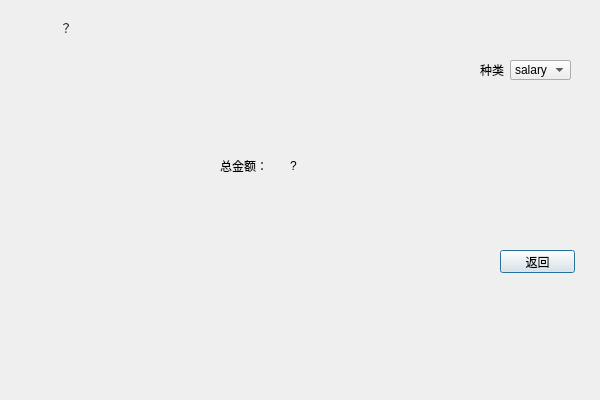
<?xml version="1.0" encoding="UTF-8"?>
<ui version="4.0">
 <class>search_by_sort</class>
 <widget class="QDialog" name="search_by_sort">
  <property name="geometry">
   <rect>
    <x>0</x>
    <y>0</y>
    <width>600</width>
    <height>400</height>
   </rect>
  </property>
  <property name="windowTitle">
   <string>按种类查询总收支</string>
  </property>
  <widget class="QLabel" name="labelHint">
   <property name="geometry">
    <rect>
     <x>60</x>
     <y>20</y>
     <width>151</width>
     <height>16</height>
    </rect>
   </property>
   <property name="text">
    <string>？</string>
   </property>
  </widget>
  <widget class="QLabel" name="labelSort">
   <property name="geometry">
    <rect>
     <x>480</x>
     <y>62</y>
     <width>24</width>
     <height>16</height>
    </rect>
   </property>
   <property name="text">
    <string>种类</string>
   </property>
  </widget>
  <widget class="QComboBox" name="comboBox_expense">
   <property name="geometry">
    <rect>
     <x>510</x>
     <y>60</y>
     <width>61</width>
     <height>20</height>
    </rect>
   </property>
   <item>
    <property name="text">
     <string>shopping</string>
    </property>
   </item>
   <item>
    <property name="text">
     <string>savings</string>
    </property>
   </item>
   <item>
    <property name="text">
     <string>entertainment</string>
    </property>
   </item>
   <item>
    <property name="text">
     <string>food</string>
    </property>
   </item>
   <item>
    <property name="text">
     <string>others</string>
    </property>
   </item>
  </widget>
  <widget class="QComboBox" name="comboBox_income">
   <property name="geometry">
    <rect>
     <x>510</x>
     <y>60</y>
     <width>61</width>
     <height>20</height>
    </rect>
   </property>
   <item>
    <property name="text">
     <string>salary</string>
    </property>
   </item>
   <item>
    <property name="text">
     <string>bonus</string>
    </property>
   </item>
   <item>
    <property name="text">
     <string>rents</string>
    </property>
   </item>
   <item>
    <property name="text">
     <string>others</string>
    </property>
   </item>
  </widget>
  <widget class="QLabel" name="label_hint">
   <property name="geometry">
    <rect>
     <x>220</x>
     <y>160</y>
     <width>54</width>
     <height>12</height>
    </rect>
   </property>
   <property name="text">
    <string>总金额：</string>
   </property>
  </widget>
  <widget class="QLabel" name="label_num">
   <property name="geometry">
    <rect>
     <x>290</x>
     <y>160</y>
     <width>54</width>
     <height>12</height>
    </rect>
   </property>
   <property name="text">
    <string>?</string>
   </property>
  </widget>
  <widget class="QPushButton" name="back">
   <property name="geometry">
    <rect>
     <x>500</x>
     <y>250</y>
     <width>75</width>
     <height>23</height>
    </rect>
   </property>
   <property name="text">
    <string>返回</string>
   </property>
  </widget>
 </widget>
 <resources/>
 <connections/>
</ui>
